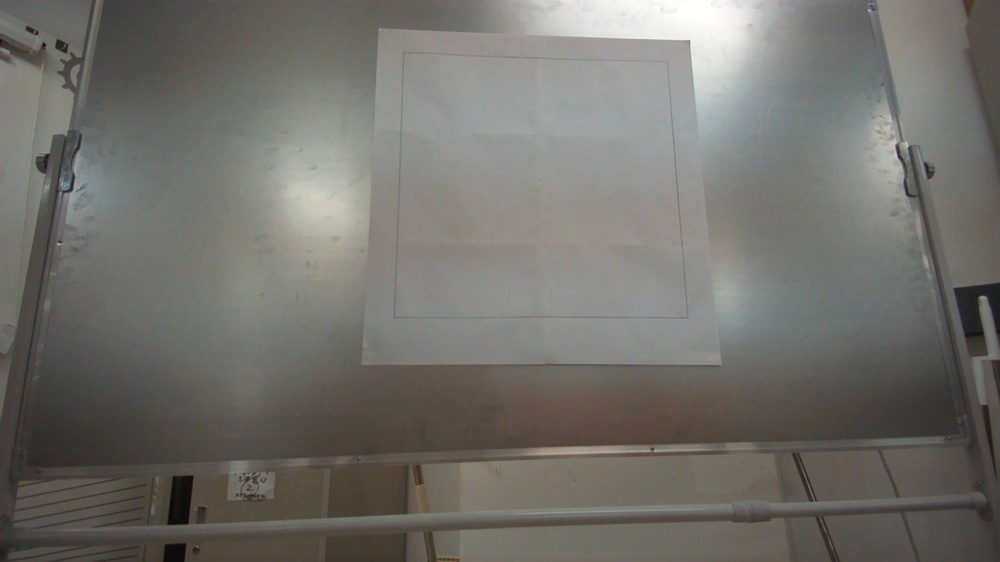
#> input picture datas/3.jpg, 1000 x 562 px, shrunk from 1920 x 1080 before the run
$ python func_test.py
#> lines starting #> are read from the running program, lines starting #| are printed output that depends on the picture; after the words box and inside, x2 and y2 are one past the last pixel; in counts of white or black regions, pixels touching at a corner belong together
import cv2
import numpy as np

def draw_contours(image_path):
    # 读取图像
#> called with image_path = './datas/3.jpg'
    image = cv2.imread(image_path)
#> image is the input picture: shape (562, 1000, 3); mean B, G, R 107.1, 112.5, 114.1
    if image is None:
        print("Image not found.")
        return

    # 将图像转换为灰度图
    gray = cv2.cvtColor(image, cv2.COLOR_BGR2GRAY)

    # 应用高斯模糊减少噪声
    blurred = cv2.GaussianBlur(gray, (3, 3), 0)

    # 边缘检测
    edges = cv2.Canny(blurred, 10, 50, apertureSize=3)
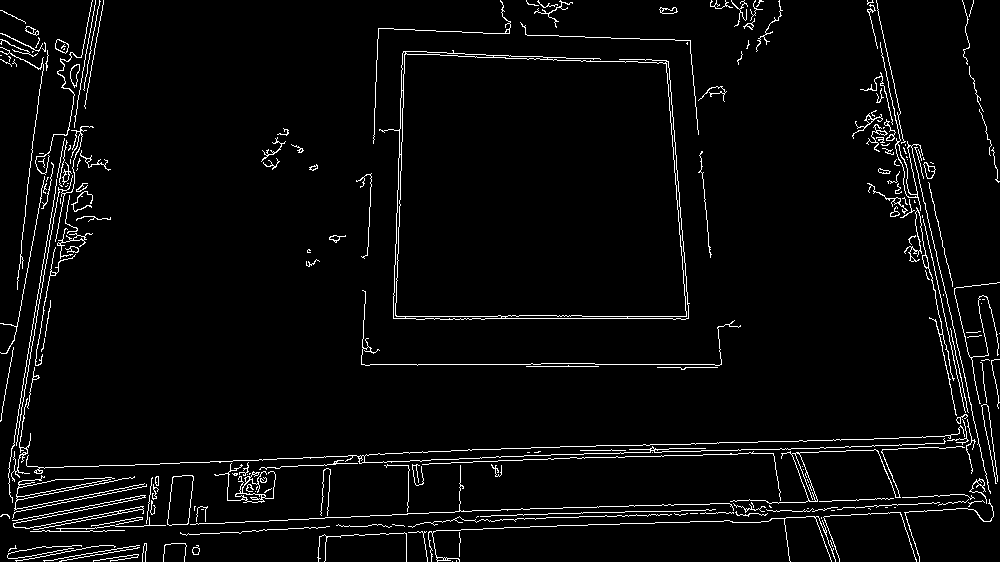
#> edges: shape (562, 1000); 3.8% white in thin lines or dots

    # 创建一个结构元素，通常是一个矩形或圆形
    kernel = np.ones((3, 3), np.uint8)

    # 使用dilate函数加粗边缘
    dilated_edges = cv2.dilate(edges, kernel, iterations=1)
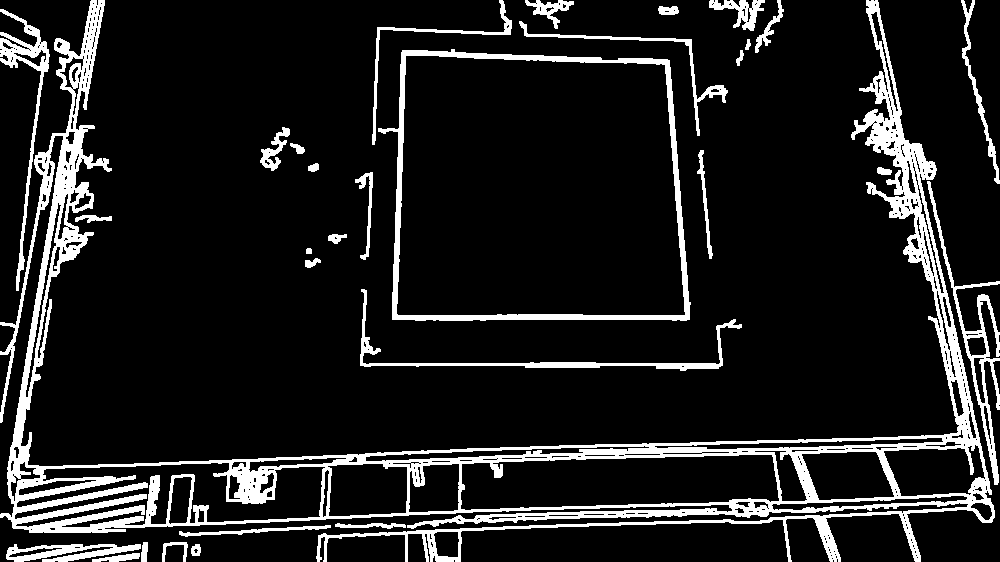
#> dilated_edges: shape (562, 1000); 11.9% white; 31 white regions

    # 查找轮廓
    contours, _ = cv2.findContours(dilated_edges, cv2.RETR_EXTERNAL, cv2.CHAIN_APPROX_SIMPLE)
#> contours = 31 contours; largest, box (x1, y1, x2, y2) and area: (0, 0, 995, 562) 89090, (378, 49, 691, 321) 74796, (927, 181, 1000, 485) 2538, (0, 9, 50, 291) 1840, (360, 289, 742, 371) 1602

    # 遍历每个轮廓
    for contour in contours:
        # 近似轮廓，使其更接近多边形
        epsilon = 0.003 * cv2.arcLength(contour, True)
        approx = cv2.approxPolyDP(contour, epsilon, True)

        # 检查轮廓是否为四边形
        if len(approx) == 4 and cv2.contourArea(contour) > 1000:
            # 绘制轮廓
            cv2.drawContours(image, [approx], -1, (0, 255, 0), 3)
#> this loop made 31 passes
#> epsilon on passes 1 to 12: 0.319, 0.111, 1.38, 0.351, 0.145, 0.962, 0.468, 3.22, 0.137, 0.0565, 0.15, 0.281

    # 显示结果
    cv2.imshow('Detected Quadrilaterals', image)
    cv2.waitKey(0)
    cv2.destroyAllWindows()

# 使用图像路径调用函数
draw_contours('./datas/3.jpg')

$ run again, with datas/2.jpg copied over datas/3.jpg
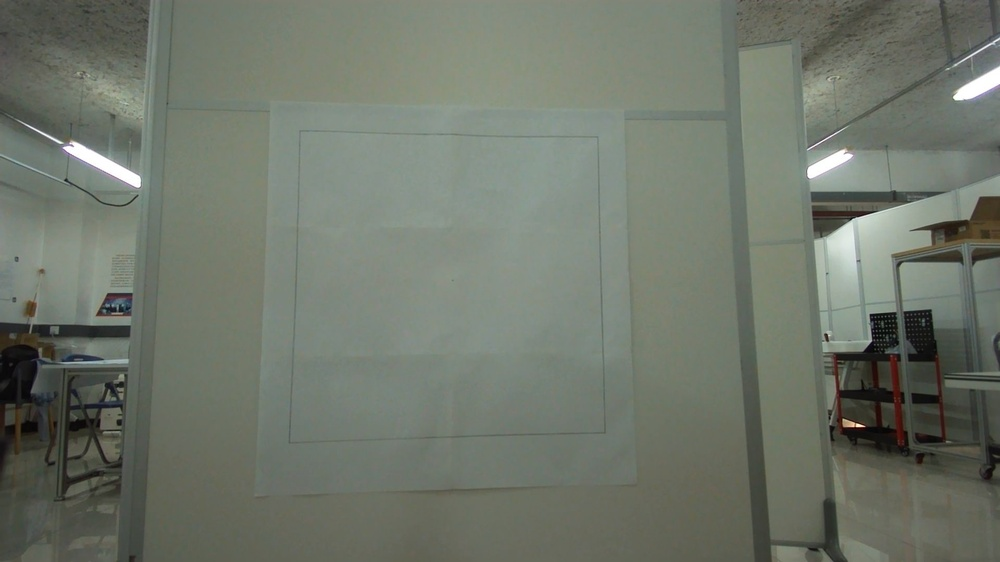
#> input picture datas/2.jpg, 1000 x 562 px, shrunk from 1920 x 1080 before the run
#> in draw_contours, image is the input picture: shape (562, 1000, 3); mean B, G, R 106.7, 118.2, 111.7
#> in draw_contours, `edges = cv2.Canny(blurred, 10, 50, apertureSize=3)`:
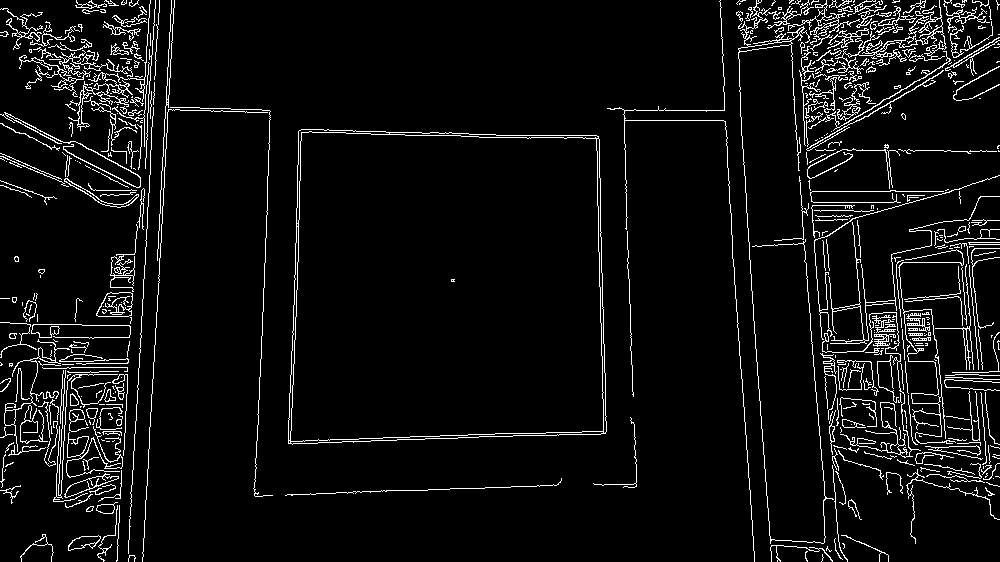
#> edges: shape (562, 1000); 5.8% white in thin lines or dots
#> dilated_edges: shape (562, 1000); 17.4% white; 22 white regions (1 under 20 px)
#> contours = 19 contours, 2 with area under 20; largest, box (x1, y1, x2, y2) and area: (735, 0, 1000, 562) 100713, (287, 128, 608, 446) 95404, (0, 0, 161, 562) 39290, (141, 0, 274, 562) 3246, (606, 0, 756, 562) 2309
#> the loop in draw_contours, `for contour in contours:` made 19 passes
#> epsilon on passes 1 to 8: 0.416, 1.75, 0.733, 0.0427, 0.137, 0.0975, 0.0727, 0.506
#> after the loop in draw_contours, `for contour in contours:`:
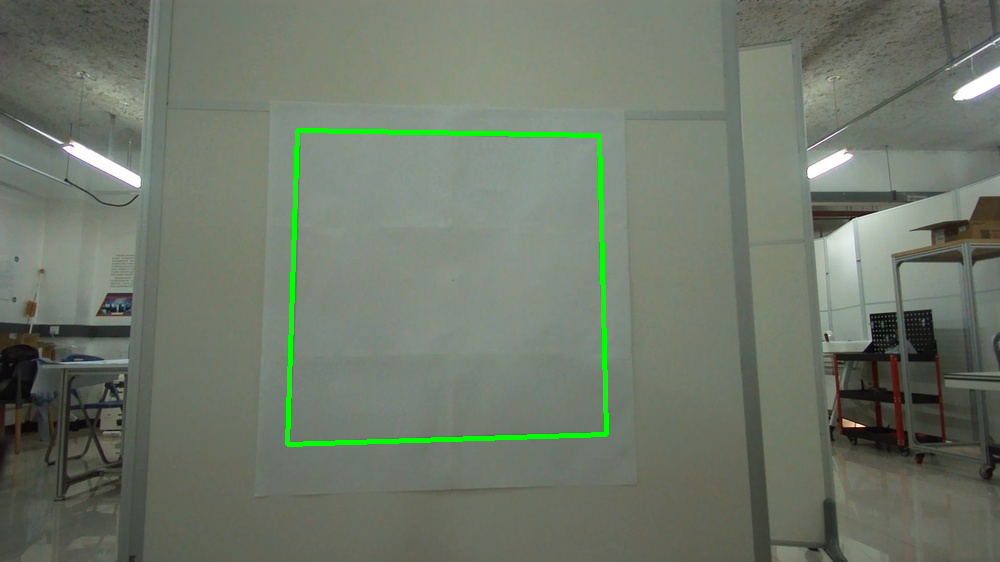
#> image: shape (562, 1000, 3); 1.1% of pixels changed, all inside (x1, y1, x2, y2) = (285, 128, 609, 447)

$ run again, with datas/4.jpg copied over datas/3.jpg
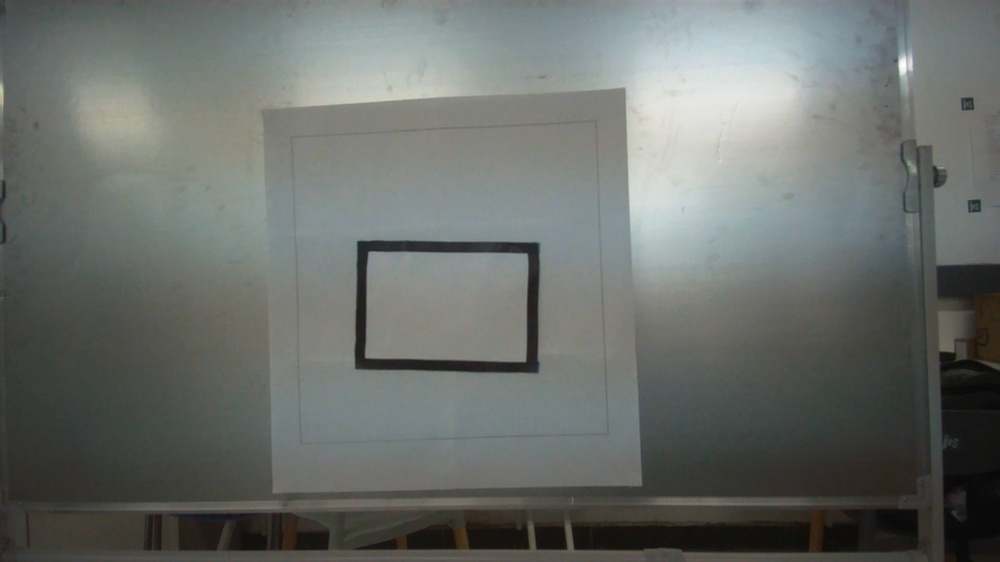
#> input picture datas/4.jpg, 1000 x 562 px, shrunk from 1920 x 1080 before the run
#> in draw_contours, image is the input picture: shape (562, 1000, 3); mean B, G, R 106.9, 110.6, 106.5
#> in draw_contours, `edges = cv2.Canny(blurred, 10, 50, apertureSize=3)`:
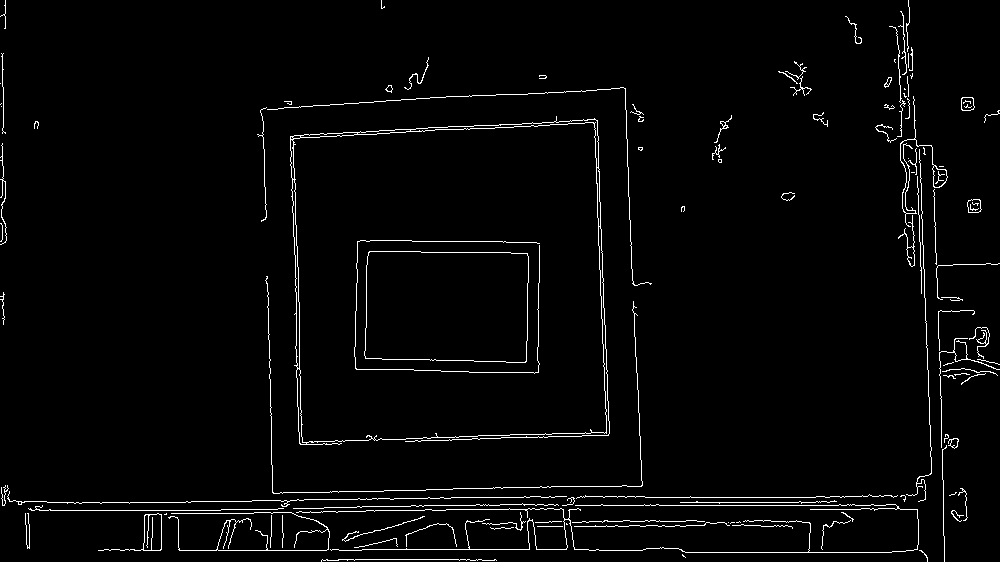
#> edges: shape (562, 1000); 2.5% white in thin lines or dots
#> in draw_contours, `dilated_edges = cv2.dilate(edges, kernel, iterations=1)`:
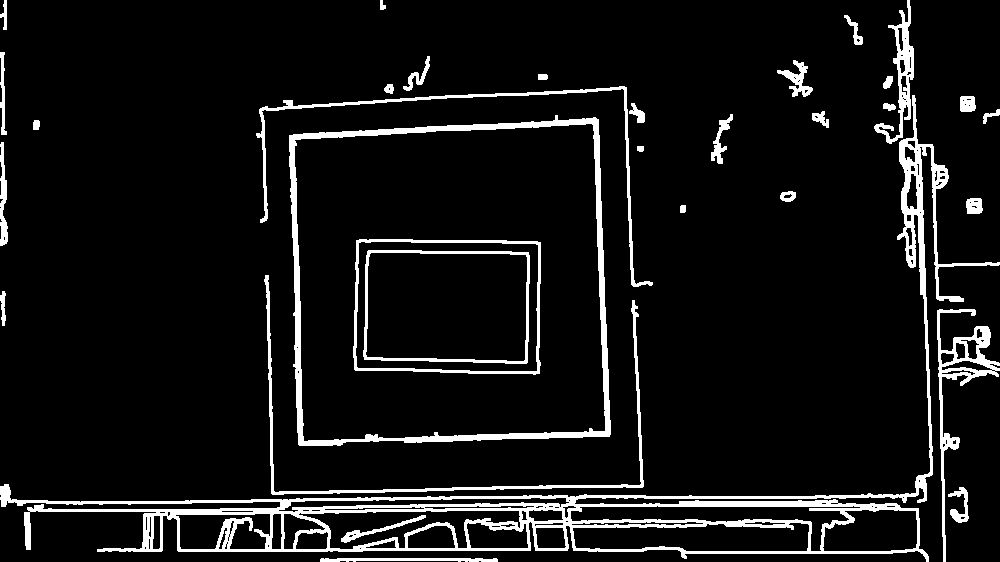
#> dilated_edges: shape (562, 1000); 8% white; 33 white regions
#> contours = 30 contours; largest, box (x1, y1, x2, y2) and area: (289, 115, 611, 446) 97478, (0, 95, 1000, 562) 43956, (937, 309, 1000, 562) 2738, (264, 275, 644, 495) 1678, (256, 86, 653, 287) 1580
#> the loop in draw_contours, `for contour in contours:` made 30 passes
#> epsilon on passes 2 to 9: 0.441, 2.61, 0.235, 4.76, 0.0685, 0.174, 0.131, 0.0625

$ run again, with datas/5.jpg copied over datas/3.jpg
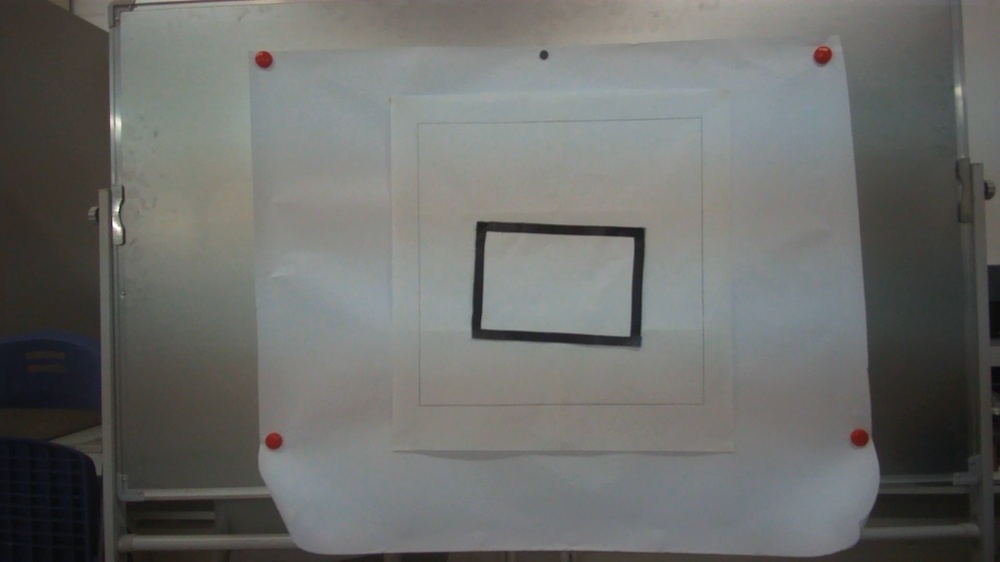
#> input picture datas/5.jpg, 1000 x 562 px, shrunk from 1920 x 1080 before the run
#> in draw_contours, image is the input picture: shape (562, 1000, 3); mean B, G, R 106.5, 109, 108
#> in draw_contours, `edges = cv2.Canny(blurred, 10, 50, apertureSize=3)`:
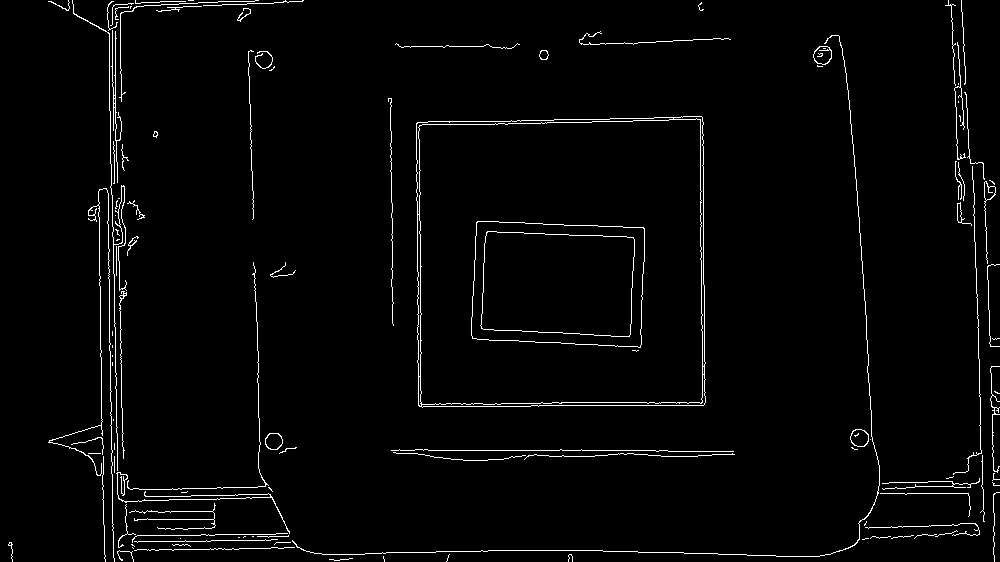
#> edges: shape (562, 1000); 2.4% white in thin lines or dots
#> dilated_edges: shape (562, 1000); 7.5% white; 23 white regions
#> contours = 21 contours; largest, box (x1, y1, x2, y2) and area: (415, 115, 707, 409) 83102, (47, 0, 1000, 562) 30292, (390, 448, 736, 462) 2666, (387, 97, 395, 327) 526, (989, 365, 1000, 487) 448
#> the loop in draw_contours, `for contour in contours:` made 21 passes
#> epsilon on passes 1 to 8: 0.169, 0.089, 0.154, 0.471, 2.15, 0.345, 1.02, 0.305
#> after the loop in draw_contours, `for contour in contours:`:
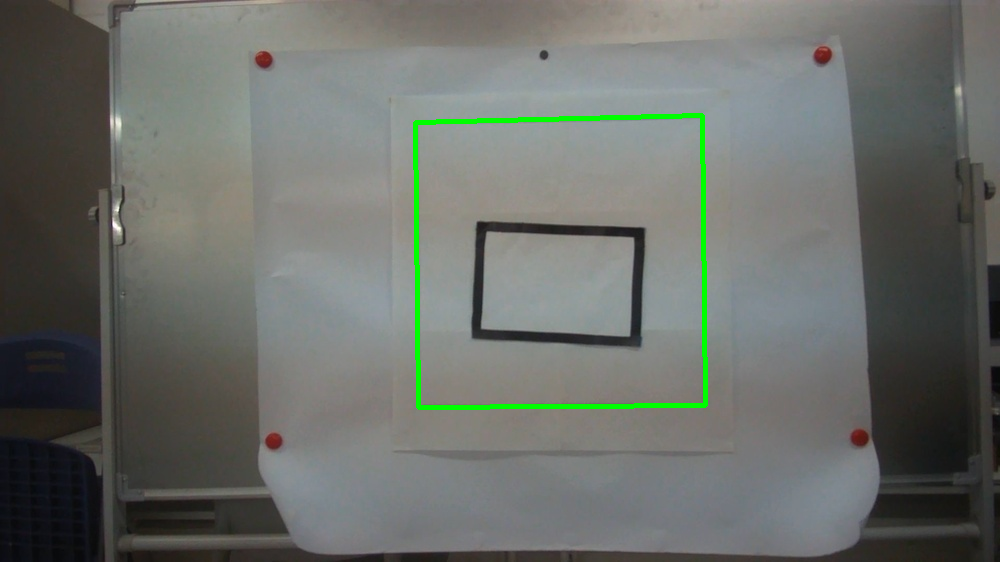
#> image: shape (562, 1000, 3); 1.02% of pixels changed, all inside (x1, y1, x2, y2) = (413, 113, 708, 410)
